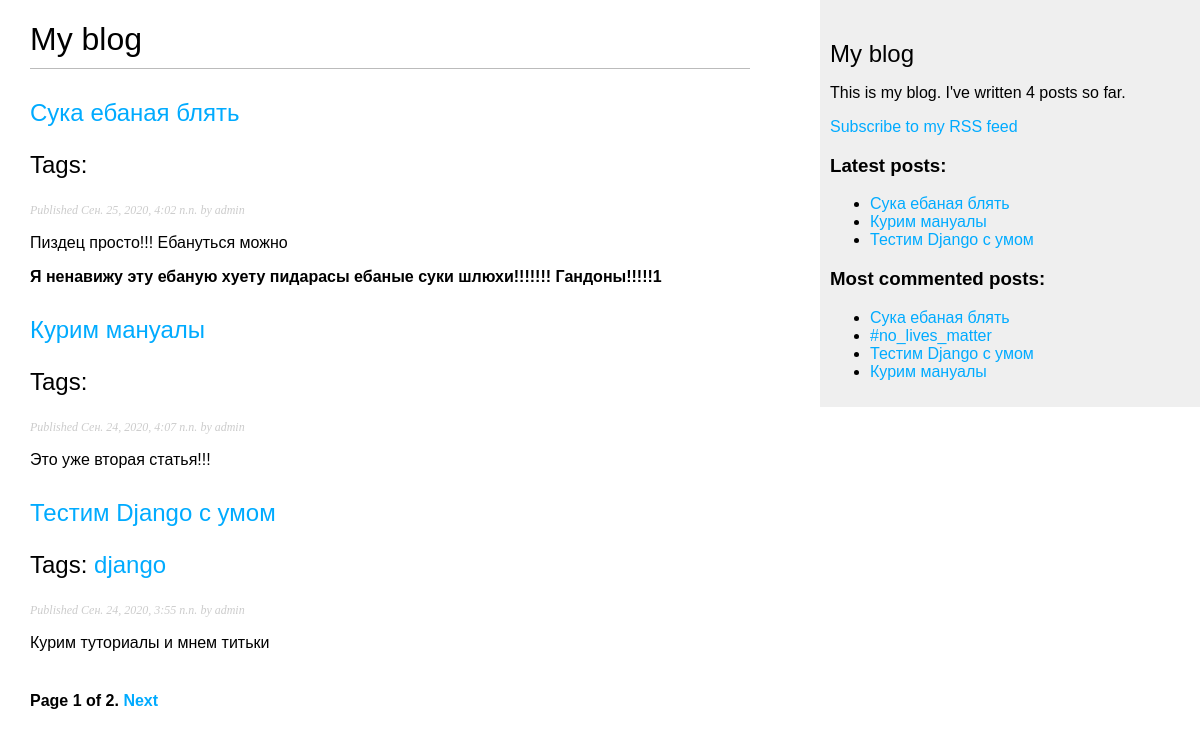
The page /blog/ on the database as committed earlier.
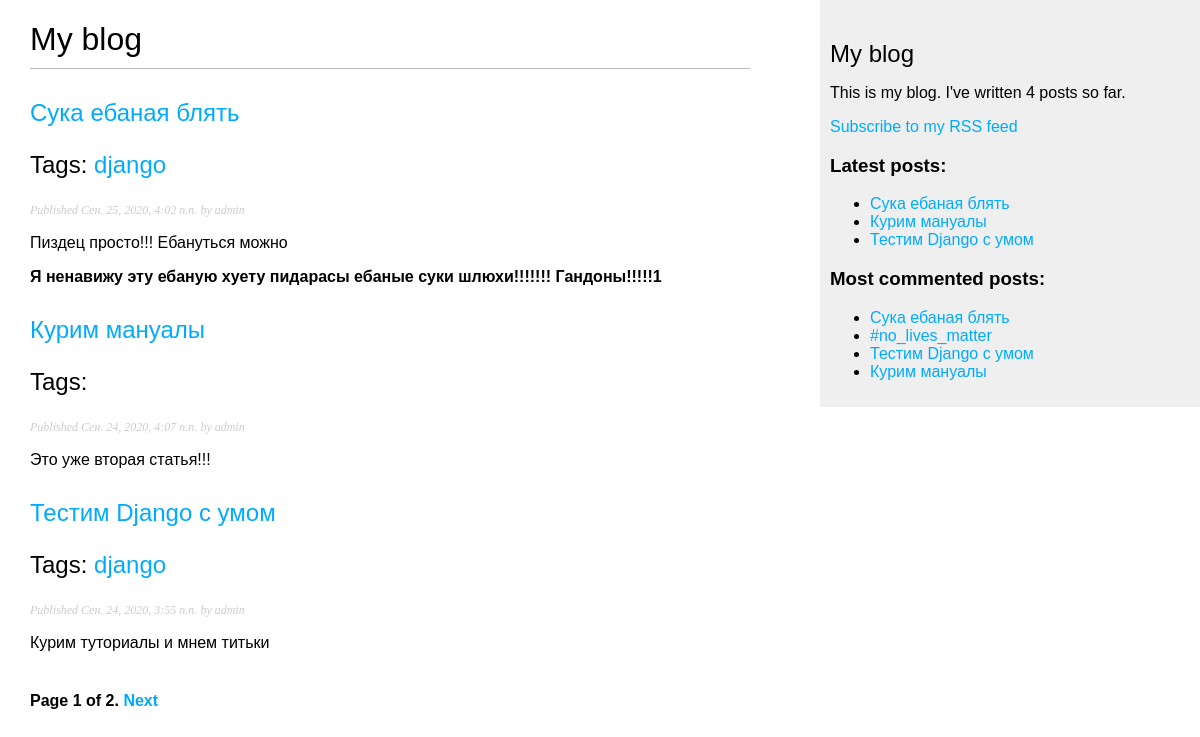
The same page on the database as committed later.
### blog/models.py (models this page shows, shortened)
class Post(models.Model):
    STATUS_CHOICES = (
        ('draft', 'Draft'),
        ('published', 'Published'),
    )
    title = models.CharField(max_length=250)
    slug = models.SlugField(max_length=250, unique_for_date='publish')
    author = models.ForeignKey(User, on_delete=models.CASCADE, related_name='blog_posts')
    body = models.TextField()
    publish = models.DateTimeField(default=timezone.now)
    created = models.DateTimeField(auto_now_add=True)
    updated = models.DateTimeField(auto_now=True)
    status = models.CharField(max_length=10, choices=STATUS_CHOICES, default='draft')
    objects = models.Manager()      # Менеджер по-умолчанию
    published = PublishedManager()      # Наш новый менеджер
    tags = TaggableManager()
    class Meta:
        ordering = ('-publish',)
    def get_absolute_url(self):
        return reverse('blog:post_detail', args=[self.publish.year, self.publish.month,
                                                 self.publish.day, self.slug])

### blog/views.py (the view)
# urls.py: path('', views.post_list, name='post_list'),
def post_list(request, tag_slug=None):
    object_list = Post.published.all()
    tag = None
    if tag_slug:
        tag = get_object_or_404(Tag, slug=tag_slug)
        object_list = object_list.filter(tags__in=[tag])
    paginator = Paginator(object_list, 3)       # По 3 статьи на каждой странице
    page = request.GET.get('page')
    try:
        posts = paginator.page(page)
    except PageNotAnInteger:
        posts = paginator.page(1)
    except EmptyPage:
        posts = paginator.page(paginator.num_pages)
    return render(request, 'blog/post/list.html', {'page': page, 'posts': posts, 'tag': tag})

### blog/models.py (called while the page is built)
    def get_queryset(self):
        return super().get_queryset().filter(status='published')

### blog/templatetags/blog_tags.py (called while the page is built)
@register.simple_tag()
def total_posts():
    return Post.published.count()

@register.inclusion_tag('blog/post/latest_posts.html')
def show_latest_posts(count=5):
    latest_posts = Post.published.order_by('-publish')[:count]
    return {'latest_posts': latest_posts}

@register.simple_tag()
def get_most_commented_posts(count=5):
    return Post.published.annotate(total_comments=Count('comments')).order_by('-total_comments')[:count]

@register.filter(name='markdown')
def markdown_format(text):
    return mark_safe(markdown.markdown(text))

### templates/blog/post/list.html (shortened to what this page needs)
{% extends 'blog/base.html' %}
{% load blog_tags %}
{% block content %}
    <h1>My blog</h1>
    {% for post in posts %}
        <h2>
            <a href="{{ post.get_absolute_url }}">{{ post.title }}</a>
            <p class="tags">
                Tags:
                {% for tag in post.tags.all %}
                    <a href="{% url "blog:post_list_by_tag" tag.slug %}">
                    {{ tag.name }}
                    </a>
                {% endfor %}
            </p>
        </h2>
        <p class="date">Published {{ post.publish }} by {{ post.author }}</p>
        {{ post.body|markdown|truncatewords_html:30}}
    {% endfor %}
    {% include "pagination.html" with page=posts %}
{% endblock %}

### templates/blog/base.html (shortened to what this page needs)
{% load blog_tags %}
{% load static %}
<!doctype html>
<html lang="ru">
<head>
    <link href="{% static "css/blog.css" %}" rel="stylesheet">
</head>
<body>
    <div id="content">
        {% block content %}{% endblock %}
    </div>
    <div id="sidebar">
        <h2>My blog</h2>
        <p>This is my blog. I've written {% total_posts %} posts so far.</p>
        <p><a href="{% url "blog:post_feed" %}">Subscribe to my RSS feed</a></p>
        <h3>Latest posts:</h3>
        {% show_latest_posts 3 %}
        <h3>Most commented posts:</h3>
        {% get_most_commented_posts as most_commented_posts %}
        <ul>
            {% for post in most_commented_posts %}
                <li><a href="{{ post.get_absolute_url }}">{{ post.title }}</a></li>
            {% endfor %}
        </ul>
    </div>
</body>
</html>

### templates/blog/post/latest_posts.html
<ul>
    {% for post in latest_posts %}
        <li><a href="{{ post.get_absolute_url }}">{{ post.title }}</a></li>
    {% endfor %}
</ul>

Rows that differ between the two databases and show on the page:
changed Post "Сука ебаная блять": gains Tag (name "django")
